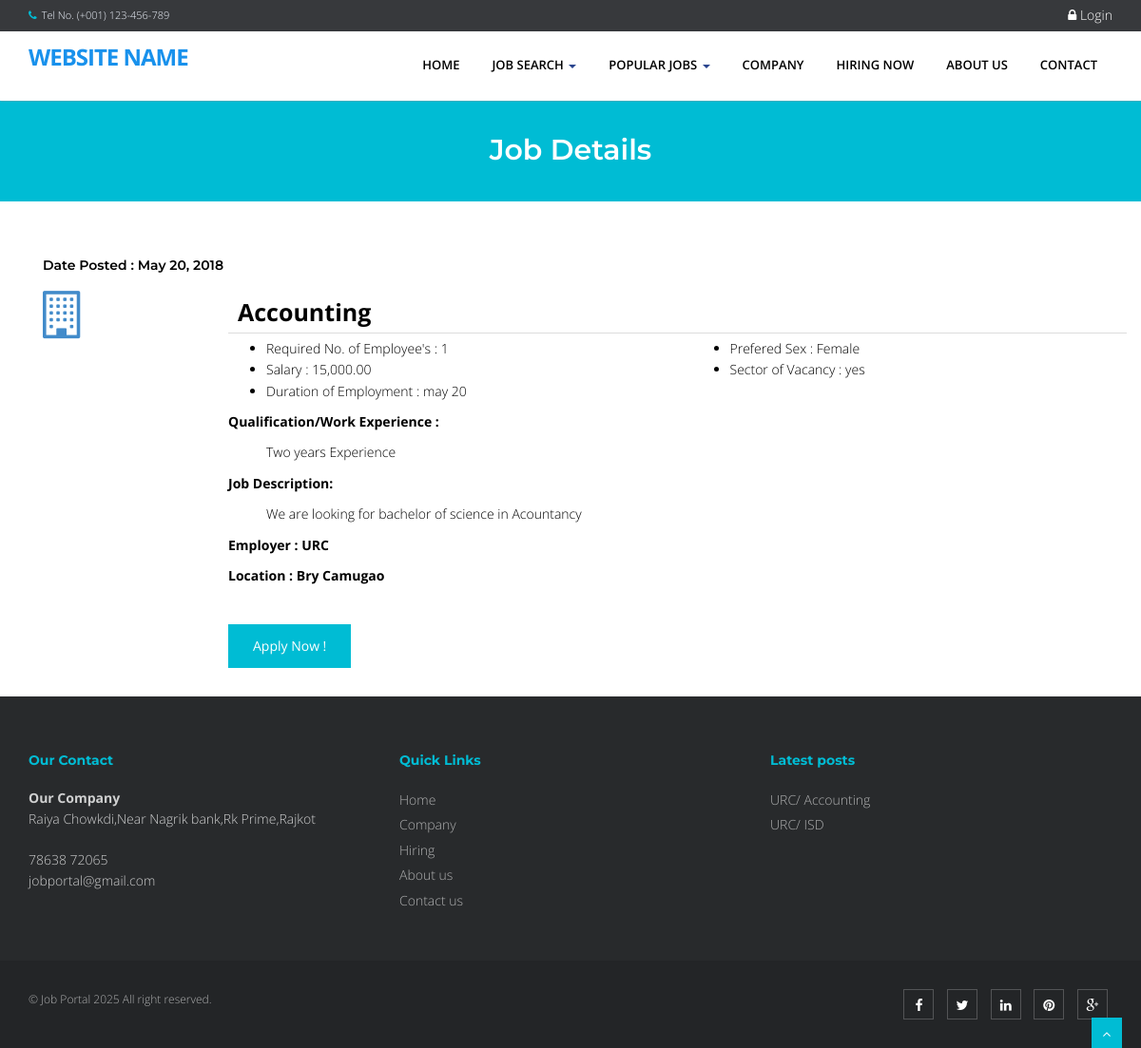
Page /job portal package/eris/index.php?q=viewjob&search=2 on the earlier database version.
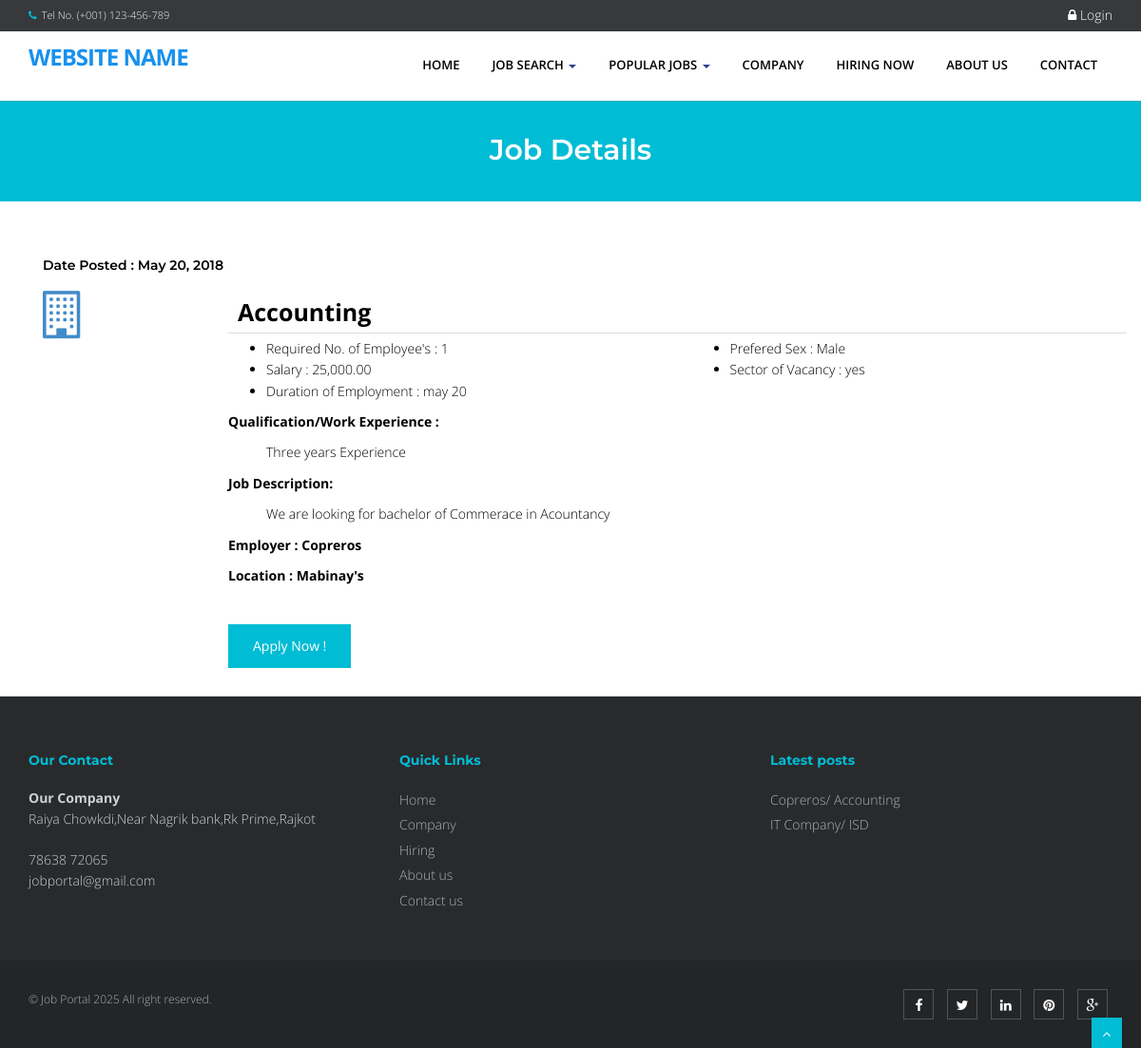
Same page on the later database version.
### tables this page shows
CREATE TABLE `tbljob` (
  `JOBID` int(11) NOT NULL,
  `COMPANYID` int(11) NOT NULL,
  `CATEGORY` varchar(90) NOT NULL,
  `OCCUPATIONTITLE` varchar(90) NOT NULL,
  `REQ_NO_EMPLOYEES` int(11) NOT NULL,
  `SALARIES` double NOT NULL,
  `DURATION_EMPLOYEMENT` varchar(90) NOT NULL,
  `QUALIFICATION_WORKEXPERIENCE` text NOT NULL,
  `JOBDESCRIPTION` text NOT NULL,
  `PREFEREDSEX` varchar(30) NOT NULL,
  `SECTOR_VACANCY` text NOT NULL,
  `JOBSTATUS` varchar(90) NOT NULL,
  `DATEPOSTED` datetime NOT NULL
);

CREATE TABLE `tblcompany` (
  `COMPANYID` int(11) NOT NULL,
  `COMPANYNAME` varchar(90) NOT NULL,
  `COMPANYADDRESS` varchar(90) NOT NULL,
  `COMPANYCONTACTNO` varchar(30) NOT NULL,
  `COMPANYSTATUS` varchar(90) NOT NULL,
  `COMPANYMISSION` text NOT NULL
);

### job portal package/eris/index.php (called while the page is built, shortened)
<?php
require_once("include/initialize.php");
$view = (isset($_GET['q']) && $_GET['q'] != '') ? $_GET['q'] : '';
switch ($view) {
	case 'viewjob' :
        $title="Job Details";
		break;
}
require_once("theme/templates.php");
?>

### job portal package/eris/include/database.php (called while the page is built, shortened)
<?php
class Database {
    private $conn;
    public $sql_string = '';
    public function open_connection() {
        $this->conn = mysqli_connect(server, user, pass);
        $db_select = mysqli_select_db($this->conn, database_name);
    }
    function setQuery($sql = '') {
        $this->sql_string = $sql;
    }
    function executeQuery() {
        $result = mysqli_query($this->conn, $this->sql_string);
        return $result;
    }
    private function confirm_query($result) {
        return $result;
    }
    function loadResultList($key = '') {
        $cur = $this->executeQuery();
        $array = [];
        while ($row = mysqli_fetch_object($cur)) {
            if ($key) {
                $array[$row->$key] = $row;
            } else {
                $array[] = $row;
            }
        }
        return $array;
    }
}
$mydb = new Database();
?>

### job portal package/eris/theme/templates.php (the view, shortened to what this page needs)
 <!DOCTYPE html>
<html lang="en">
<head>
<link href="<?php echo web_root; ?>plugins/home-plugins/css/bootstrap.min.css" rel="stylesheet" />
<link href="<?php echo web_root; ?>plugins/home-plugins/css/fancybox/jquery.fancybox.css" rel="stylesheet">
<link href="<?php echo web_root; ?>plugins/home-plugins/css/flexslider.css" rel="stylesheet" />
<link href="<?php echo web_root; ?>plugins/home-plugins/css/style.css" rel="stylesheet" />
<link rel="stylesheet" href="<?php echo web_root;?>plugins/font-awesome/css/font-awesome.min.css">
<link rel="stylesheet" href="<?php echo web_root;?>plugins/dataTables/jquery.dataTables.min.css">
<link rel="stylesheet" href="<?php echo web_root;?>plugins/dataTables/jquery.dataTables_themeroller.css">
<link href="<?php echo web_root; ?>plugins/datepicker/bootstrap-datetimepicker.min.css" rel="stylesheet" media="screen">
<link href="<?php echo web_root; ?>plugins/datepicker/datepicker3.css" rel="stylesheet" media="screen">
</head>
<body>
<div id="wrapper" class="home-page">
  <header>
        <div class="topbar navbar-fixed-top">
          <div class="container">
            <div class="row">
              <div class="col-md-12">
                <p class="pull-left hidden-xs"><i class="fa fa-phone"></i>Tel No. (+001) 123-456-789</p>
                <?php if (isset($_SESSION['APPLICANTID'])) {
                    $sql = "SELECT count(*) as 'COUNTNOTIF' FROM `tbljob` ORDER BY `DATEPOSTED` DESC";
                    $mydb->setQuery($sql);
                    $showNotif = $mydb->loadSingleResult();
                    $notif =isset($showNotif->COUNTNOTIF) ? $showNotif->COUNTNOTIF : 0;
                    $applicant = new Applicants();
                    $appl  = $applicant->single_applicant($_SESSION['APPLICANTID']);
                    $sql ="SELECT count(*) as 'COUNT' FROM `tbljobregistration` WHERE `PENDINGAPPLICATION`=0 AND `HVIEW`=0 AND `APPLICANTID`='{$appl->APPLICANTID}'";
                    $mydb->setQuery($sql);
                    $showMsg = $mydb->loadSingleResult();
                    $msg =isset($showMsg->COUNT) ? $showMsg->COUNT : 0;
                    echo ' <p class="pull-right login"><a title="View Notification(s)" href="'.web_root.'applicant/index.php?view=notification"> <i class="fa fa-bell-o"></i> <span class="label label-success">'.$notif.'</span></a> | <a title="View Message(s)" href="'.web_root.'applicant/index.php?view=message"> <i class="fa fa-envelope-o"></i> <span class="label label-success">'.$msg.'</span></a> | <a title="View Profile" href="'.web_root.'applicant/"> <i class="fa fa-user"></i> Howdy, '. $appl->FNAME. ' '.$appl->LNAME .' </a> | <a href="'.web_root.'logout.php">  <i class="fa fa-sign-out"> </i>Logout</a> </p>';
                    }else{ ?>
                      <p   class="pull-right login"><a data-target="#myModal" data-toggle="modal" href=""> <i class="fa fa-lock"></i> Login </a></p>
                <?php } ?>
              </div>
            </div>
          </div>
        </div>
        <div style="min-height: 30px;"></div>
        <div class="navbar navbar-default navbar-static-top" >
            <div class="container">
                <div class="navbar-header">
                    <a class="navbar-brand" href="<?php echo web_root; ?>index.php">Website Name</a>
                </div>
                <div class="navbar-collapse collapse ">
                    <ul class="nav navbar-nav">
                        <li class="<?php echo !isset($_GET['q'])? 'active' :''?>"><a href="<?php echo web_root; ?>index.php">Home</a></li>
                        <li class="dropdown">
                          <a href="#" data-toggle="dropdown" class="dropdown-toggle">Job Search <b class="caret"></b></a>
                       </li>
                      <li class="dropdown <?php  if(isset($_GET['q'])) { if($_GET['q']=='category'){ echo 'active'; }else{ echo ''; }}  ?>">
                          <a href="#" data-toggle="dropdown" class="dropdown-toggle">Popular Jobs <b class="caret"></b></a>
                            <?php
                            $sql = "SELECT * FROM `tblcategory` LIMIT 10";
                            $mydb->setQuery($sql);
                            ?>
                       </li>
                        <li class="<?php  if(isset($_GET['q'])) { if($_GET['q']=='company'){ echo 'active'; }else{ echo ''; }}  ?>"><a href="<?php echo web_root; ?>index.php?q=company">Company</a></li>
                        <li class="<?php  if(isset($_GET['q'])) { if($_GET['q']=='hiring'){ echo 'active'; }else{ echo ''; }} ?>"><a href="<?php echo web_root; ?>index.php?q=hiring">Hiring Now</a></li>
                        <li class="<?php  if(isset($_GET['q'])) { if($_GET['q']=='About'){ echo 'active'; }else{ echo ''; }}  ?>"><a href="<?php echo web_root; ?>index.php?q=About">About Us</a></li>
                        <li class="<?php  if(isset($_GET['q'])) { if($_GET['q']=='Contact'){ echo 'active'; }else{ echo ''; }}  ?>"><a href="<?php echo web_root; ?>index.php?q=Contact">Contact</a></li>
                    </ul>
                </div>
            </div>
        </div>
  </header>
      <?php
      if (isset($_GET['q'])) {
        echo '<section id="inner-headline">
            <div class="container">
                <div class="row">
                    <div class="col-lg-12">
                        <h2 class="pageTitle">'.$title.'</h2>
                    </div>
                </div>
            </div>
            </section>';
      }
       require_once $content;
        ?>
  <footer>
  <div class="container">
    <div class="row">
      <div class="col-md-4 col-sm-4">
        <div class="widget">
          <h5 class="widgetheading">Our Contact</h5>
          <address>
          <strong>Our Company</strong><br>
          Raiya Chowkdi,Near Nagrik bank,Rk Prime,Rajkot</address>
          <p>
            <i class="icon-phone"></i> 78638 72065 <br>
            <i class="icon-envelope-alt"></i> jobportal@gmail.com
          </p>
        </div>
      </div>
      <div class="col-md-4 col-sm-4">
        <div class="widget">
          <h5 class="widgetheading">Quick Links</h5>
          <ul class="link-list">
            <li><a href="<?php echo web_root; ?>index.php">Home</a></li>
            <li><a href="<?php echo web_root; ?>index.php?q=company">Company</a></li>
            <li><a href="<?php echo web_root; ?>index.php?q=hiring">Hiring</a></li>
            <li><a href="<?php echo web_root; ?>index.php?q=About">About us</a></li>
            <li><a href="<?php echo web_root; ?>index.php?q=Contact">Contact us</a></li>
          </ul>
        </div>
      </div>
      <div class="col-md-4 col-sm-4">
        <div class="widget">
          <h5 class="widgetheading">Latest posts</h5>
          <ul class="link-list">
            <?php
                  $sql = "SELECT * FROM `tblcompany` c,`tbljob` j WHERE c.`COMPANYID`=j.`COMPANYID`   ORDER BY DATEPOSTED DESC LIMIT 3" ;
                  $mydb->setQuery($sql);
                  $cur = $mydb->loadResultList();
                  foreach ($cur as $result) {
                    echo ' <li><a href="'.web_root.'index.php?q=viewjob&search='.$result->JOBID.'">'.$result->COMPANYNAME . '/ '. $result->OCCUPATIONTITLE .'</a></li>';
                  }
              ?>
          </ul>
        </div>
      </div>
    </div>
  </div>
  <div id="sub-footer">
    <div class="container">
      <div class="row">
        <div class="col-lg-6">
          <div class="copyright">
            <p>
              <span>&copy; Job Portal 2025 All right reserved.
            </p>
          </div>
        </div>
        <div class="col-lg-6">
          <ul class="social-network">
            <li><a href="#" data-placement="top" title="Facebook"><i class="fa fa-facebook"></i></a></li>
            <li><a href="#" data-placement="top" title="Twitter"><i class="fa fa-twitter"></i></a></li>
            <li><a href="#" data-placement="top" title="Linkedin"><i class="fa fa-linkedin"></i></a></li>
            <li><a href="#" data-placement="top" title="Pinterest"><i class="fa fa-pinterest"></i></a></li>
            <li><a href="#" data-placement="top" title="Google plus"><i class="fa fa-google-plus"></i></a></li>
          </ul>
        </div>
      </div>
    </div>
  </div>
  </footer>
</div>
<a href="#" class="scrollup"><i class="fa fa-angle-up active"></i></a>
</body>
</html>

### job portal package/eris/viewjob.php
    <section id="content">
        <div class="container content">
 <?php
 if (isset($_GET['search'])) {
    $jobid = $_GET['search'];
 }else{
     $jobid = '';
 }
    $sql = "SELECT * FROM `tblcompany` c,`tbljob` j WHERE c.`COMPANYID`=j.`COMPANYID` AND JOBID LIKE '%" . $jobid ."%' ORDER BY DATEPOSTED DESC" ;
    $mydb->setQuery($sql);
    $cur = $mydb->loadResultList();
    foreach ($cur as $result) {
  ?>
           <div class="container">
             <div class="mg-available-rooms">
                    <h5 class="mg-sec-left-title">Date Posted :  <?php echo date_format(date_create($result->DATEPOSTED),'M d, Y'); ?></h5>
                        <div class="mg-avl-rooms">
                            <div class="mg-avl-room">
                                <div class="row">
                                    <div class="col-sm-2">
                                        <a href="#"><span class="fa fa-building-o" style="font-size: 50px"></span></a>
                                    </div>
                                    <div class="col-sm-10">
                                        <div style="border-bottom: 1px solid #ddd;padding: 10px;font-size: 25px;font-weight: bold;color: #000;margin-bottom: 5px;"><?php echo $result->OCCUPATIONTITLE ;?>
                                        </div>
                                        <div class="row contentbody">
                                            <div class="col-sm-6">
                                                <ul>
                                                    <li><i class="fp-ht-bed"></i>Required No. of Employee's : <?php echo $result->REQ_NO_EMPLOYEES; ?></li>
                                                    <li><i class="fp-ht-food"></i>Salary : <?php echo number_format($result->SALARIES,2);  ?></li>
                                                    <li><i class="fa fa-sun-"></i>Duration of Employment : <?php echo $result->DURATION_EMPLOYEMENT; ?></li>
                                                </ul>
                                            </div>
                                            <div class="col-sm-6">
                                                <ul>
                                                    <li><i class="fp-ht-tv"></i>Prefered Sex : <?php echo $result->PREFEREDSEX; ?></li>
                                                    <li><i class="fp-ht-computer"></i>Sector of Vacancy : <?php echo $result->SECTOR_VACANCY; ?></li>
                                                </ul>
                                            </div>
                                            <div class="col-sm-12">
                                                <p>Qualification/Work Experience :</p>
                                                 <ul style="list-style: none;">
                                                    <li><?php echo $result->QUALIFICATION_WORKEXPERIENCE ;?></li>
                                                </ul>
                                            </div>
                                            <div class="col-sm-12">
                                                <p>Job Description:</p>
                                                <ul style="list-style: none;">
                                                     <li><?php echo $result->JOBDESCRIPTION ;?></li>
                                                </ul>
                                             </div>
                                            <div class="col-sm-12">
                                                <p>Employer :  <?php echo  $result->COMPANYNAME; ?></p>
                                                <p>Location :  <?php echo  $result->COMPANYADDRESS; ?></p>
                                            </div>
                                        </div>
                                          <a href="<?php echo web_root; ?>index.php?q=apply&job=<?php echo $result->JOBID;?>&view=personalinfo" class="btn btn-main btn-next-tab">Apply Now !</a>
                                    </div>
                                </div>
                            </div>
                        </div>
                    </div>
            </div>
<?php  } ?>    </div>
    </section>

### job portal package/eris/theme/templates.php (style rules this page uses)
#content { min-height: 400px; color: #000; }
.contentbody p { font-weight: bold; }
.login a { font-size: 14px; color: #fff; padding:0px; }

Differences in the rows shown:
changed tbljob "Accounting": SALARIES "15,000.00" → "25,000.00"; PREFEREDSEX "Female" → "Male"; QUALIFICATION_WORKEXPERIENCE "Two years Experience" → "Three years Experience"; JOBDESCRIPTION "We are looking for bachelor of science in Acountancy" → "We are looking for bachelor of Commerace in Acountancy"; COMPANYID.COMPANYNAME "URC" → "Copreros"; COMPANYID.COMPANYADDRESS "Bry Camugao" → "Mabinay's"
changed tbljob "ISD": COMPANYID.COMPANYNAME "URC" → "IT Company"
